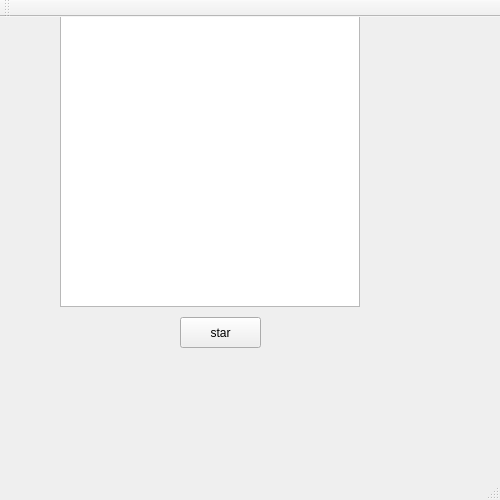
<?xml version="1.0" encoding="UTF-8"?>
<ui version="4.0">
 <class>MainWindow</class>
 <widget class="QMainWindow" name="MainWindow">
  <property name="geometry">
   <rect>
    <x>0</x>
    <y>0</y>
    <width>500</width>
    <height>500</height>
   </rect>
  </property>
  <property name="minimumSize">
   <size>
    <width>100</width>
    <height>100</height>
   </size>
  </property>
  <property name="maximumSize">
   <size>
    <width>500</width>
    <height>500</height>
   </size>
  </property>
  <property name="windowTitle">
   <string>MainWindow</string>
  </property>
  <widget class="QWidget" name="centralWidget">
   <widget class="QGraphicsView" name="escena">
    <property name="geometry">
     <rect>
      <x>60</x>
      <y>-10</y>
      <width>300</width>
      <height>300</height>
     </rect>
    </property>
    <property name="sizePolicy">
     <sizepolicy hsizetype="Expanding" vsizetype="Expanding">
      <horstretch>0</horstretch>
      <verstretch>0</verstretch>
     </sizepolicy>
    </property>
    <property name="minimumSize">
     <size>
      <width>250</width>
      <height>250</height>
     </size>
    </property>
   </widget>
   <widget class="QPushButton" name="star">
    <property name="geometry">
     <rect>
      <x>180</x>
      <y>300</y>
      <width>81</width>
      <height>31</height>
     </rect>
    </property>
    <property name="text">
     <string>star</string>
    </property>
   </widget>
  </widget>
  <widget class="QMenuBar" name="menuBar">
   <property name="geometry">
    <rect>
     <x>0</x>
     <y>0</y>
     <width>500</width>
     <height>21</height>
    </rect>
   </property>
  </widget>
  <widget class="QToolBar" name="mainToolBar">
   <attribute name="toolBarArea">
    <enum>TopToolBarArea</enum>
   </attribute>
   <attribute name="toolBarBreak">
    <bool>false</bool>
   </attribute>
  </widget>
  <widget class="QStatusBar" name="statusBar"/>
 </widget>
 <layoutdefault spacing="6" margin="11"/>
 <resources/>
 <connections/>
</ui>
